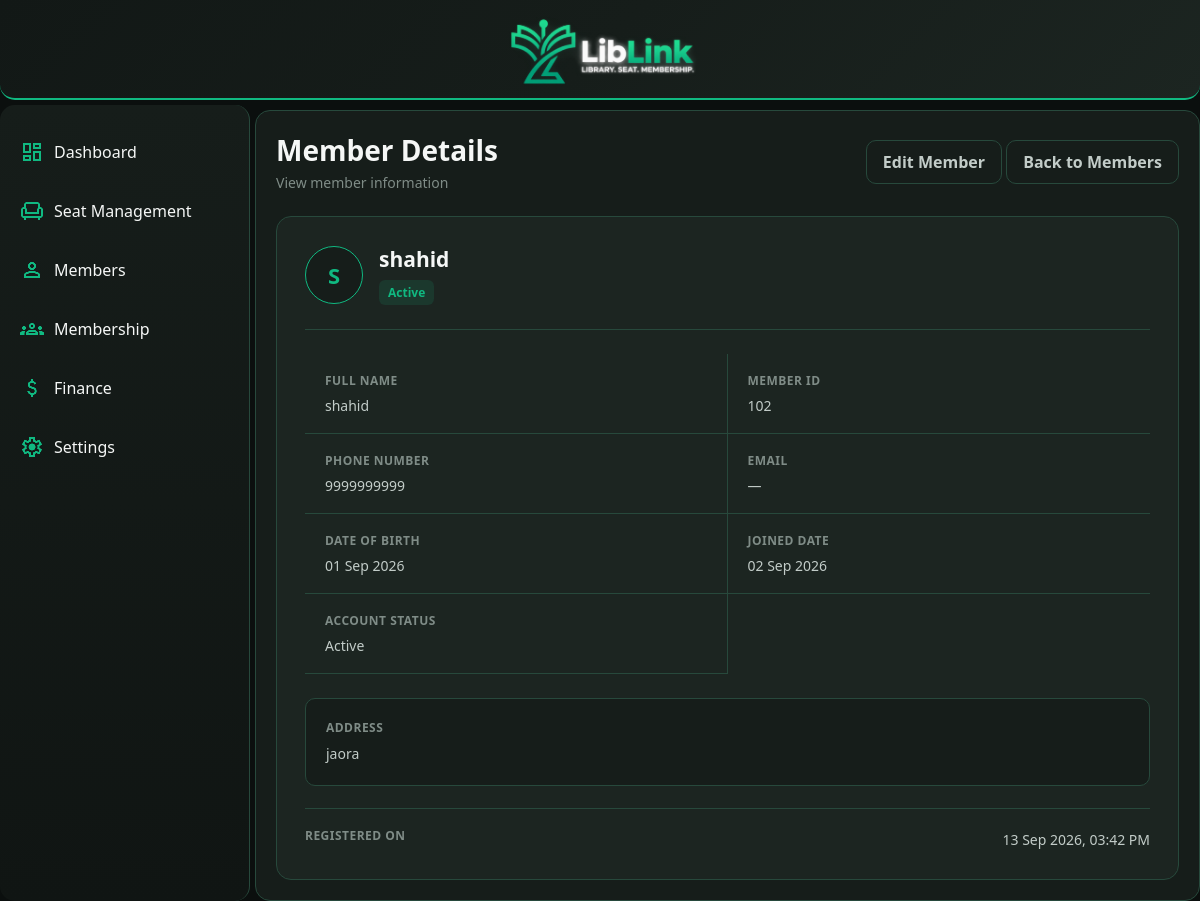
Page /MembersPage/8/ on the committed database.
### App/models.py (models this page shows, shortened)
class Member(models.Model):
    full_name = models.CharField(max_length=100)
    MemberID = models.CharField(max_length=10, null=True, blank=True)
    phone = models.CharField(max_length=15)
    email = models.EmailField(blank=True)
    date_of_birth = models.DateField()
    address = models.TextField()
    joined_date = models.DateField()
    status = models.BooleanField(default=True)
    created_at = models.DateTimeField(auto_now_add=True)
    class Meta:
        constraints = [
            models.UniqueConstraint(
                fields=["MemberID"],
                condition=models.Q(MemberID__isnull=False),
                name="unique_member_id")
            ]

### App/views.py (the view)
# urls.py: path('MembersPage/<int:MemberID>/', views.MemberDetails, name='MemberDetails'),
def MemberDetails(request,MemberID):
    member = Member.objects.get(id = MemberID)
    return render ( request, "MemberDetails.html",
                   {"member":member})

### App/templates/MemberDetails.html (shortened to what this page needs)
{% extends 'base.html' %}
{% block pagecontent %}
<div class="member-details-header">
<div>
    <h1>Member Details</h1>
    <p>View member information</p>
</div>
<div class="member-details-actions">
    <a href="{% url 'EditMember' member.id %}" class="secondary-btn">
        Edit Member
    </a>
    <a href="{% url 'MembersPage' %}" class="secondary-btn">
        Back to Members
    </a>
</div>
</div>
<div class="member-details-card">
<div class="member-profile">
    <div class="member-avatar">
        {{ member.full_name|first|upper }}
    </div>
    <div>
        <h2>{{ member.full_name }}</h2>
        {% if member.status %}
            <span class="member-status active">
                Active
            </span>
        {% else %}
            <span class="member-status inactive">
                Inactive
            </span>
        {% endif %}
    </div>
</div>
<div class="member-info-grid">
    <div class="member-info-item">
        <span class="info-label">
            Full Name
        </span>
        <span class="info-value">
            {{ member.full_name }}
        </span>
    </div>
    <div class="member-info-item">
        <span class="info-label">
            Member ID
        </span>
        <span class="info-value">
            {{ member.MemberID }}
        </span>
    </div>
    <div class="member-info-item">
        <span class="info-label">
            Phone Number
        </span>
        <span class="info-value">
            {{ member.phone }}
        </span>
    </div>
    <div class="member-info-item">
        <span class="info-label">
            Email
        </span>
        <span class="info-value">
            {% if member.email %}
                {{ member.email }}
            {% else %}
                —
            {% endif %}
        </span>
    </div>
    <div class="member-info-item">
        <span class="info-label">
            Date of Birth
        </span>
        <span class="info-value">
            {{ member.date_of_birth|date:"d M Y" }}
        </span>
    </div>
    <div class="member-info-item">
        <span class="info-label">
            Joined Date
        </span>
        <span class="info-value">
            {{ member.joined_date|date:"d M Y" }}
        </span>
    </div>
    <div class="member-info-item">
        <span class="info-label">
            Account Status
        </span>
        <span class="info-value">
            {% if member.status %}
                Active
            {% else %}
                Inactive
            {% endif %}
        </span>
    </div>
</div>
<div class="member-address-section">
    <span class="info-label">
        Address
    </span>
    <div class="member-address">
        {{ member.address }}
    </div>
</div>
<div class="member-created">
    <span class="info-label">
        Registered On
    </span>
    <span class="info-value">
        {{ member.created_at|date:"d M Y, h:i A" }}
    </span>
</div>
</div>
{% endblock %}

### static/css/style.css (style rules this page uses)
:root { --bg-main: #0B0F0E; --bg-sidebar: #101513; --bg-header: #121816; --surface: #161D1A; --surface-card: #1C2521; --surface-hover: #252F2B; --surface-active: #2D3934; --primary: #10B981; --primary-hover: #0EA371; --primary-light: #34D399; --white: #FFFFFF; --text-primary: #F5F7F6; --text-secondary: #C2CCC8; --text-muted: #7F8C87; --border: #27493c; --border-light: #35413C; --border-primary: #10B981; --success: #10B981; --warning: #F59E0B; --danger: #EF4444; --info: #38BDF8; --shadow: rgba(0, 0, 0, 0.40); --overlay: rgba(255, 255, 255, 0.05); }
* { font-family: 'Noto Sans', sans-serif; padding: 0; margin: 0; box-sizing: border-box; }
body { background-color: var(--bg-main); color: var(--text-primary); }
.active { color:var(--success); font-weight: 600; }
.secondary-btn { display: inline-flex; align-items: center; justify-content: center; padding: 10px 16px; background: var(--surface); color: var(--text-secondary); text-decoration: none; border: 1px solid var(--border); border-radius: 10px; font-weight: 600; transition: background 0.2s ease, color 0.2s ease; }
.member-details-header { display:flex; justify-content: space-between; align-items: center; margin-bottom: 24px; }
.member-details-header h1 { margin: 0px; font-size: 28px; font-weight: 600; color: var(--text-primary); }
.member-details-header p { margin-top: 4px; color: var(--text-muted); font-size: 14px; }
.member-details-card { background: var(--surface-card); border: 1px solid var(--border); border-radius: 15px; padding: 28px; }
.member-profile { display: flex; align-items: center; gap: 16px; padding-bottom: 24px; border-bottom: 1px solid var(--border); }
.member-avatar { width: 58px; height: 58px; display: flex; align-items: center; justify-content: center; flex-shrink: 0; border-radius: 50%; background:var(--surface); border: 1px solid var(--primary); color: var(--primary); font-size: 22px; font-weight: 700; }
.member-profile h2 { margin: 0 0 7px; color: var(--text-primary); font-size: 21px; font-weight: 600; }
.member-status { display: inline-flex; align-items: center; padding: 4px 9px; border-radius: 6px; font-size: 12px; font-weight: 600; }
.member-status.active { background: rgba(16, 185, 129, 0.12); color: var(--success); }
.member-info-grid { display: grid; grid-template-columns: 1fr 1fr; margin-top: 24px; }
.member-info-item { padding: 18px 20px; border-bottom: 1px solid var(--border); }
.member-info-item:nth-child(odd) { border-right: 1px solid var(--border); }
.info-label { display: block; margin-bottom: 7px; color: var(--text-muted); font-size: 12px; font-weight: 600; text-transform: uppercase; letter-spacing: 0.04em; }
.info-value { display: block; color: var(--text-secondary); font-size: 14px; font-weight: 500; word-break: break-word; }
.member-address-section { margin-top: 24px; padding: 20px; background: var(--surface); border: 1px solid var(--border); border-radius: 10px; }
.member-address { color: var(--text-secondary); font-size: 14px; line-height: 1.6; }
.member-created { display: flex; justify-content: space-between; align-items: center; margin-top: 22px; padding-top: 18px; border-top: 1px solid var(--border); }

### rows in the picture
Member: full_name|first "S", full_name "shahid", MemberID "102", phone "9999999999", date_of_birth "01 Sep 2026", joined_date "02 Sep 2026", address "jaora", created_at "13 Sep 2026, 03:42 PM"
